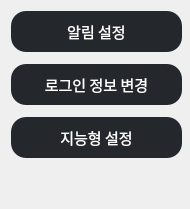
                 <widget class="QWidget" name="setting_page_tab" native="true">
                  <property name="minimumSize">
                   <size>
                    <width>190</width>
                    <height>0</height>
                   </size>
                  </property>
                  <property name="maximumSize">
                   <size>
                    <width>190</width>
                    <height>16777215</height>
                   </size>
                  </property>
                  <layout class="QVBoxLayout" name="verticalLayout_31">
                   <item>
                    <layout class="QVBoxLayout" name="verticalLayout_32">
                     <property name="spacing">
                      <number>12</number>
                     </property>
                     <item>
                      <widget class="QPushButton" name="setting_alarm_bnt">
                       <property name="minimumSize">
                        <size>
                         <width>171</width>
                         <height>41</height>
                        </size>
                       </property>
                       <property name="maximumSize">
                        <size>
                         <width>171</width>
                         <height>41</height>
                        </size>
                       </property>
                       <property name="font">
                        <font>
                         <family>Sans</family>
                         <pointsize>11</pointsize>
                        </font>
                       </property>
                       <property name="cursor">
                        <cursorShape>PointingHandCursor</cursorShape>
                       </property>
                       <property name="styleSheet">
                        <string notr="true">border-radius: 15px;

color: rgb(255, 255, 255);
background-color: rgb(36, 39, 44);</string>
                       </property>
                       <property name="text">
                        <string>알림 설정</string>
                       </property>
                       <property name="checkable">
                        <bool>true</bool>
                       </property>
                       <property name="checked">
                        <bool>false</bool>
                       </property>
                       <property name="autoExclusive">
                        <bool>true</bool>
                       </property>
                      </widget>
                     </item>
                     <item>
                      <widget class="QPushButton" name="setting_user_setting_bnt">
                       <property name="minimumSize">
                        <size>
                         <width>171</width>
                         <height>41</height>
                        </size>
                       </property>
                       <property name="maximumSize">
                        <size>
                         <width>171</width>
                         <height>41</height>
                        </size>
                       </property>
                       <property name="font">
                        <font>
                         <family>Sans</family>
                         <pointsize>11</pointsize>
                        </font>
                       </property>
                       <property name="cursor">
                        <cursorShape>PointingHandCursor</cursorShape>
                       </property>
                       <property name="styleSheet">
                        <string notr="true">border-radius: 15px;
color: rgb(255, 255, 255);
background-color: rgb(36, 39, 44);
</string>
                       </property>
                       <property name="text">
                        <string>로그인 정보 변경</string>
                       </property>
                       <property name="checkable">
                        <bool>true</bool>
                       </property>
                       <property name="checked">
                        <bool>false</bool>
                       </property>
                       <property name="autoExclusive">
                        <bool>true</bool>
                       </property>
                      </widget>
                     </item>
                     <item>
                      <widget class="QPushButton" name="setting_ai_bnt">
                       <property name="minimumSize">
                        <size>
                         <width>171</width>
                         <height>41</height>
                        </size>
                       </property>
                       <property name="maximumSize">
                        <size>
                         <width>171</width>
                         <height>41</height>
                        </size>
                       </property>
                       <property name="font">
                        <font>
                         <family>Sans</family>
                         <pointsize>11</pointsize>
                        </font>
                       </property>
                       <property name="cursor">
                        <cursorShape>PointingHandCursor</cursorShape>
                       </property>
                       <property name="styleSheet">
                        <string notr="true">border-radius: 15px;
color: rgb(255, 255, 255);
background-color: rgb(36, 39, 44);
</string>
                       </property>
                       <property name="text">
                        <string>지능형 설정</string>
                       </property>
                       <property name="checkable">
                        <bool>true</bool>
                       </property>
                       <property name="checked">
                        <bool>false</bool>
                       </property>
                       <property name="autoExclusive">
                        <bool>true</bool>
                       </property>
                      </widget>
                     </item>
                     <item>
                      <spacer name="verticalSpacer_8">
                       <property name="orientation">
                        <enum>Qt::Orientation::Vertical</enum>
                       </property>
                       <property name="sizeHint" stdset="0">
                        <size>
                         <width>20</width>
                         <height>40</height>
                        </size>
                       </property>
                      </spacer>
                     </item>
                    </layout>
                   </item>
                  </layout>
                 </widget>
